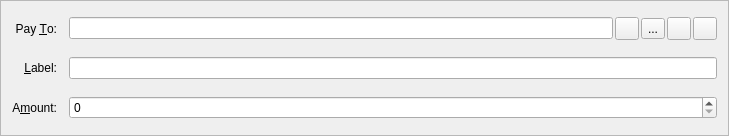
<?xml version="1.0" encoding="UTF-8"?>
<ui version="4.0">
 <class>SendCoinsEntry</class>
 <widget class="QFrame" name="SendCoinsEntry">
  <property name="geometry">
   <rect>
    <x>0</x>
    <y>0</y>
    <width>729</width>
    <height>136</height>
   </rect>
  </property>
  <property name="windowTitle">
   <string>Form</string>
  </property>
  <property name="frameShape">
   <enum>QFrame::StyledPanel</enum>
  </property>
  <property name="frameShadow">
   <enum>QFrame::Sunken</enum>
  </property>
  <layout class="QGridLayout" name="gridLayout">
   <property name="spacing">
    <number>12</number>
   </property>
   <item row="5" column="0">
    <widget class="QLabel" name="label">
     <property name="text">
      <string>A&amp;mount:</string>
     </property>
     <property name="alignment">
      <set>Qt::AlignRight|Qt::AlignTrailing|Qt::AlignVCenter</set>
     </property>
     <property name="buddy">
      <cstring>payAmount</cstring>
     </property>
    </widget>
   </item>
   <item row="3" column="0">
    <widget class="QLabel" name="label_2">
     <property name="text">
      <string>Pay &amp;To:</string>
     </property>
     <property name="alignment">
      <set>Qt::AlignRight|Qt::AlignTrailing|Qt::AlignVCenter</set>
     </property>
     <property name="buddy">
      <cstring>payTo</cstring>
     </property>
    </widget>
   </item>
   <item row="5" column="1">
    <widget class="BitcoinAmountField" name="payAmount"/>
   </item>
   <item row="4" column="1">
    <layout class="QHBoxLayout" name="horizontalLayout_2">
     <property name="spacing">
      <number>0</number>
     </property>
     <item>
      <widget class="QValidatedLineEdit" name="addAsLabel">
       <property name="enabled">
        <bool>true</bool>
       </property>
       <property name="toolTip">
        <string>Enter a label for this address to add it to your address book</string>
       </property>
      </widget>
     </item>
    </layout>
   </item>
   <item row="4" column="0">
    <widget class="QLabel" name="label_4">
     <property name="text">
      <string>&amp;Label:</string>
     </property>
     <property name="alignment">
      <set>Qt::AlignRight|Qt::AlignTrailing|Qt::AlignVCenter</set>
     </property>
     <property name="buddy">
      <cstring>addAsLabel</cstring>
     </property>
    </widget>
   </item>
   <item row="3" column="1">
    <layout class="QHBoxLayout" name="payToLayout">
     <property name="spacing">
      <number>2</number>
     </property>
     <item>
      <widget class="QValidatedLineEdit" name="payTo">
       <property name="toolTip">
        <string>The address to send the payment to  (e.g. C8gZqgY4r2RoEdqYk3QsAqFckyf9pRHN6i)</string>
       </property>
       <property name="maxLength">
        <number>34</number>
       </property>
      </widget>
     </item>
     <item>
      <widget class="QToolButton" name="addressBookButton">
       <property name="toolTip">
        <string>Choose address from address book</string>
       </property>
       <property name="text">
        <string/>
       </property>
       <property name="icon">
        <iconset resource="../bitcoin.qrc">
         <normaloff>:/icons/address-book</normaloff>:/icons/address-book</iconset>
       </property>
       <property name="shortcut">
        <string>Alt+A</string>
       </property>
      </widget>
     </item>
     <item>
      <widget class="QToolButton" name="camButton">
       <property name="text">
        <string>...</string>
       </property>
       <property name="icon">
        <iconset resource="../bitcoin.qrc">
         <normaloff>:/icons/camera</normaloff>:/icons/camera</iconset>
       </property>
      </widget>
     </item>
     <item>
      <widget class="QToolButton" name="pasteButton">
       <property name="toolTip">
        <string>Paste address from clipboard</string>
       </property>
       <property name="text">
        <string/>
       </property>
       <property name="icon">
        <iconset resource="../bitcoin.qrc">
         <normaloff>:/icons/editpaste</normaloff>:/icons/editpaste</iconset>
       </property>
       <property name="shortcut">
        <string>Alt+P</string>
       </property>
      </widget>
     </item>
     <item>
      <widget class="QToolButton" name="deleteButton">
       <property name="toolTip">
        <string>Remove this recipient</string>
       </property>
       <property name="text">
        <string/>
       </property>
       <property name="icon">
        <iconset resource="../bitcoin.qrc">
         <normaloff>:/icons/remove</normaloff>:/icons/remove</iconset>
       </property>
      </widget>
     </item>
    </layout>
   </item>
  </layout>
 </widget>
 <customwidgets>
  <customwidget>
   <class>BitcoinAmountField</class>
   <extends>QSpinBox</extends>
   <header>bitcoinamountfield.h</header>
   <container>1</container>
  </customwidget>
  <customwidget>
   <class>QValidatedLineEdit</class>
   <extends>QLineEdit</extends>
   <header>qvalidatedlineedit.h</header>
  </customwidget>
 </customwidgets>
 <resources>
  <include location="../bitcoin.qrc"/>
 </resources>
 <connections/>
</ui>
